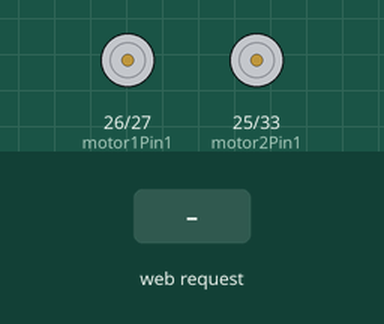
Simulated run of this sketch. Board: ESP32. On the bench: motor-driver pin pairs drawn as motors (green arrow = first pin HIGH = forward, orange = second pin HIGH = backward, longer = more drive, scaled by the enable pin). The inputs (shaded band) are chosen by the test bench. WiFi joins after 1.5 s; servers stay silent unless stated; what the sketch prints to the serial monitor is not drawn.

Above: at 2.7 s.
2.8 s: HTTP request GET /?click=forward received
At 3.9 s:
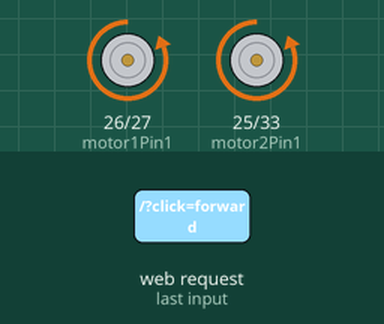
4.3 s: HTTP request GET /?click=back received
At 5.0 s:
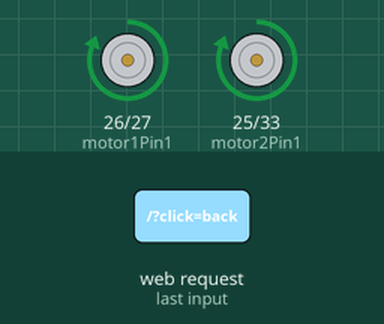
5.8 s: HTTP request GET /?click=right received
At 6.2 s:
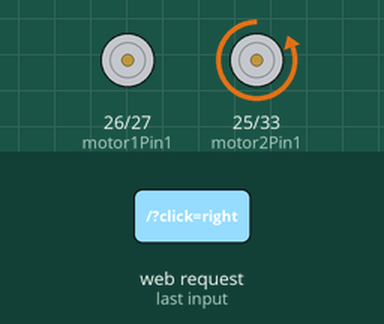
Timing chart, 0 to 8.8 s (numbered marks = the images above; inputs shaded):
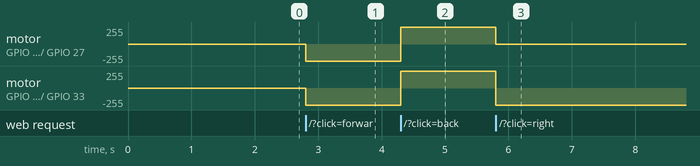

Measured:
- after the input at 2.8 s, motor on GPIO 26 (motor1Pin1) / GPIO 27 (motor1Pin2), motor on GPIO 25 (motor2Pin1) / GPIO 33 (motor2Pin2): stopped → backward 255/255 at once
- after the input at 4.3 s, motor on GPIO 26 (motor1Pin1) / GPIO 27 (motor1Pin2), motor on GPIO 25 (motor2Pin1) / GPIO 33 (motor2Pin2): backward 255/255 → forward 255/255 at once
- after the input at 5.8 s, motor on GPIO 26 (motor1Pin1) / GPIO 27 (motor1Pin2): forward 255/255 → stopped at once; motor on GPIO 25 (motor2Pin1) / GPIO 33 (motor2Pin2): forward 255/255 → backward 255/255 at once

The sketch:

radiocon_esp32.ino
```cpp
//ESP32 Lesson 05 WebServerクラスを使ったWiFi経由のLED On/OFF
//https://omoroya.com/

#include <WiFi.h>
#include <WebServer.h>

//アクセスポイント情報
const char* ssid = "JCOM_ISEJ";        //ssidを入力
const char* passwd = "170617282143";      //ネットワークパスワード入力

//WebServerクラス
WebServer server(80);                     //通信を受けるポート番号（通常は80に設定）

// Motor A
int motor1Pin1 = 26;
int motor1Pin2 = 27;
int enable1Pin = 14;

// Motor B
int motor2Pin1 = 25;
int motor2Pin2 = 33;
int enable2Pin = 32;

// Setting PWM properties
const int freq = 30000;
const int pwmChannel1 = 0;
const int pwmChannel2 = 1;
const int resolution = 8;
int dutyCycle = 255;

void setup() {
  // sets the pins as outputs:
  pinMode(motor1Pin1, OUTPUT);
  pinMode(motor1Pin2, OUTPUT);
  pinMode(enable1Pin, OUTPUT);

  pinMode(motor2Pin1, OUTPUT);
  pinMode(motor2Pin2, OUTPUT);
  pinMode(enable2Pin, OUTPUT);

  // configure LED PWM functionalities
  ledcSetup(pwmChannel1, freq, resolution);
  ledcSetup(pwmChannel2, freq, resolution);

  // attach the channels to the GPIOs to be controlled
  ledcAttachPin(enable1Pin, pwmChannel1);
  ledcAttachPin(enable2Pin, pwmChannel2);

  //シリアルポート設定
  Serial.begin(115200);                   //シリアル通信のデータ転送レートを115200bpsで指定
  WiFi.begin(ssid, passwd);               //アクセスポイント接続のためのIDとパスワードの設定
  while (WiFi.status() != WL_CONNECTED) { //接続状態の確認
    delay(300);                           //接続していなければ0.3秒待つ
    Serial.print(".");                    //接続しなかったらシリアルモニタに「.」と表示
  }

  //通信が可能となったら各種情報を表示する
  Serial.println("");                     //シリアルモニタ改行
  Serial.println("WiFi Connected");       //接続したらシリアルモニタに「WiFi Connected」と表示
  Serial.print("IP Address : ");          //シリアルモニタに表示
  Serial.println(WiFi.localIP());         //割り当てられたIPアドレスをシリアルモニタに表示

  //serverにアクセスしたときの処理関数
  server.on("/", car);         //TOPページのアドレスにアクセスしたときの処理関数
  server.onNotFound(handleNotFound);      //存在しないアドレスにアクセスしたときの処理関数

  //WebServerを起動、server(80)で作成したサーバー
  server.begin();                         //WebServer起動
}

void loop() {
  ledcWrite(pwmChannel1, dutyCycle);
  ledcWrite(pwmChannel2, dutyCycle);
  server.handleClient();
}

//TOPページにアクセスしたきの処理関数


//on_offのアドレスにアクセスしたときの処理関数
void car() {
  String html;
  //HTML記述
  html = "<!DOCTYPE html>";
  html += "<html lang='ja'>";
  html += "<meta charset=\"utf-8\">";
  html += "<meta name=\"viewport\" content=\"width=device-width, initial-scale=1.0\">";
  html += "<head>";
  html += "<title>ラジコン</title>";
  html +="<style>";
  html +="h1{";
  html +="text-align:center;";
  html +="font-size: 50px;";
  html +="}";

  html +="button{";
  html +="margin: 20px; /* ボタンのマージン */";
  html +="padding:40px 80px";
  html +="margin: 20px; /* ボタンのマージン */";
  html +="}";

  html +="p{";
  html +="text-align:center";
  html +="}";

  html +=".button-container {";
  html +="display: flex; /* ボタンを水平に並べる */";
  html+="justify-content: center; /* ボタンを中央揃え */";
  html+="align-items: center; /* ボタンを垂直方向に中央揃え */";
  html+="margin-top: 20px; /* 上側のマージン */";
  html+="}";

  html+=".button-container a { margin: 0 10px; }";

  html+=".button-container {";
  html+="text-align: center;";
  html+="margin-bottom: 20px;";
  html+="}";

  html+=".button-container button,";
  html+=".button-above,";
  html+=".button-below button {";
  html+="margin: 0 10px;";
  html+="font-size: 18px;";
  html+="padding: 15px 30px;";
  html+="}";

  html+=".button-above {";
  html+="display: block;";
  html+="margin: 20px auto;";
  html+="}";

  html+=".button-below{";
  html+="text-align:center;";
  html+="}";

  html+="</style>";
  html += "</head>";
  html += "<body>";
  html += "<h1>ラジコン</h1>";
  html += "<a href=\"/?click=forward\"><button class='button-above'>↑</button></a>";
  html += "<div class='button-container'>";
  html +=   "<a href=\"/?click=left\"><button>←</button></a>";
  html +=   "<a href=\"/?click=stop\"><button>o</button></a>";
  html +=   "<a href=\"/?click=right\"><button>→</button></a>";
  html += "</div>";
  html += "<div class='button-below'>";
  html +=   "<a href=\"/?click=back\"><button>↓</button></a>";
  html += "</div>";

  html += "</body>";
  html += "</html>";
  html += "";

  if (server.hasArg("click"))                      //clickが送信されたかどうかの確認
  {
    //前
    if (server.arg("click").equals("forward"))
    {
      Serial.println("前");
      digitalWrite(motor1Pin1, LOW);
      digitalWrite(motor1Pin2, HIGH);
      digitalWrite(motor2Pin1, LOW);
      digitalWrite(motor2Pin2, HIGH);
      delay(700);
    }
    //後ろ
    else if (server.arg("click").equals("back"))
    {
      Serial.println("後");
      digitalWrite(motor1Pin1, HIGH);
      digitalWrite(motor1Pin2, LOW);
      digitalWrite(motor2Pin1, HIGH);
      digitalWrite(motor2Pin2, LOW);
      delay(700);
    }
    //止める
    else if (server.arg("click").equals("stop"))
    {
      Serial.println("止");
      digitalWrite(motor1Pin1, LOW);
      digitalWrite(motor1Pin2, LOW);
      digitalWrite(motor2Pin1, LOW);
      digitalWrite(motor2Pin2, LOW);
      delay(700);
    }
    else if (server.arg("click").equals("right"))
    {
      Serial.println("右");
      digitalWrite(motor1Pin1, LOW);
      digitalWrite(motor1Pin2, LOW);
      digitalWrite(motor2Pin1, LOW);
      digitalWrite(motor2Pin2, HIGH);
      delay(700);
    }
    else if (server.arg("click").equals("left"))
    {
      Serial.println("左");
      digitalWrite(motor1Pin1, LOW);
      digitalWrite(motor1Pin2, HIGH);
      digitalWrite(motor2Pin1, LOW);
      digitalWrite(motor2Pin2, LOW);
      delay(700);
    }
  }
  server.send(200, "text/html", html);
}

//存在しないアドレスへアクセスしたときの処理関数
void handleNotFound(void) {
  server.send(404, "text/plain", "Not Found");
}
```
